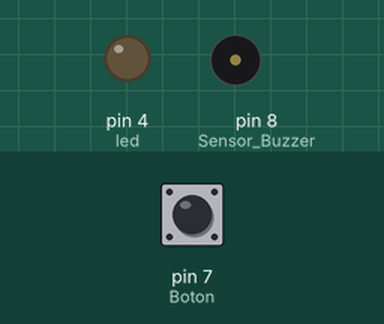
This sketch was run on a simulated Arduino Uno, built with avr-gcc and run on an emulated ATmega328P. Shown: output pins drawn as LEDs (lit = HIGH), buzzer (waves = sounding, pin HIGH). Dashed ring = blinking. The test bench sets the inputs (shaded band); at power-on: pin 7 (Boton) HIGH.

Above: at 1.2 s.
1.3 s: pin 7 (Boton) pulled LOW for 1 s
At 1.45 s:
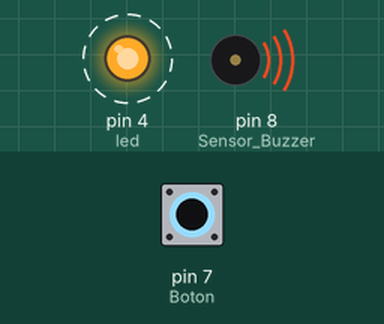
3.8 s: pin 7 (Boton) pulled LOW for 0.15 s
At 4.8 s:
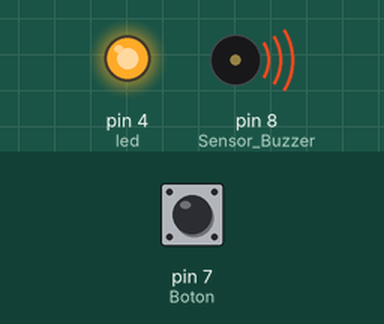
5.4 s: pin 7 (Boton) pulled LOW for 3.2 s
At 9.5 s:
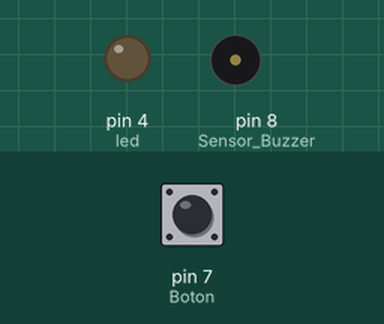
Timing chart, 0 to 11.0 s (numbered marks = the images above; inputs shaded):
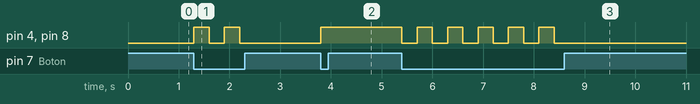

The sketch:

Buzzer.ino
```cpp
#define Sensor_Buzzer 8
#define Boton 7
#define led 4
bool estado = false;
void setup() {
  Serial.begin(9600);
  pinMode(Sensor_Buzzer, OUTPUT);
  pinMode(led, OUTPUT);
  pinMode(Boton, INPUT_PULLUP);
}

void loop() {
  if(digitalRead(Boton) == LOW){
    estado = !estado;
    digitalWrite(Sensor_Buzzer, estado);
    digitalWrite(led, estado);
    delay(300);
  }
}
```

Measured:
- after the input at 1.3 s, pin 4 (led), pin 8 (Sensor_Buzzer): alternates HIGH for 0.30 s and LOW for 0.30 s, 4 changes in all, then stays LOW, starting at once
- after the input at 3.8 s, pin 4 (led), pin 8 (Sensor_Buzzer): LOW → HIGH at once
- after the input at 5.4 s, pin 4 (led), pin 8 (Sensor_Buzzer): alternates HIGH for 0.30 s and LOW for 0.30 s, 11 changes in all, then stays LOW, starting at once
